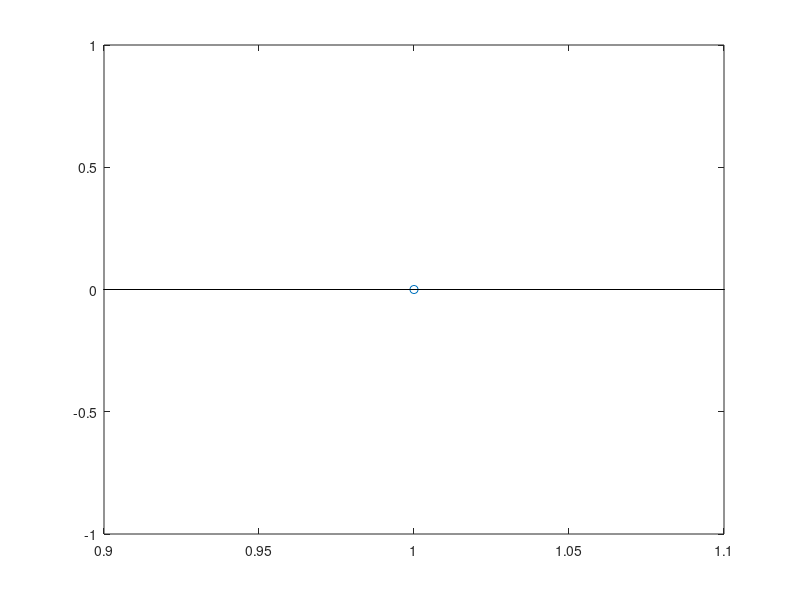
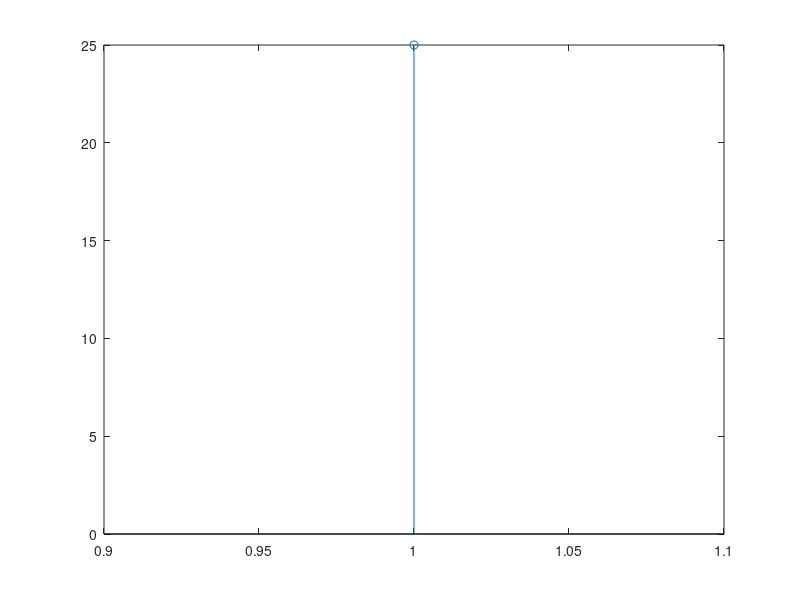

Write MATLAB code to recreate these figures, in order.
#Convolu��o por Vin�cius Franceschi

clear all;
#Solicita digita��o dos dois sinais
x = input("Digite o primeiro sinal discreto (em forma de vetor): ");
h = input("Digite o segundo sinal discreto (em forma de vetor): ");

#Guarda a quantidade de elementos de cada sinal digitado
len_x = length(x);
len_h = length(h);

#O tamanho do array resultante ser� a soma das dimens�es dos sinais menos 1
n = len_x + len_h - 1;                      
result = zeros(1,n);
range = 1:n;

for i = 0:n
  for j = 0:n
   if ((i-j+1) > 0 && (i-j+1) <= len_h && (j+1) < len_x)
    result(i+1) = result(i+1) + x(j+1) .* h(i-j+1);
   end
  end
end

#Mostra no console o resultado da convolu��o e plota o sinal discreto
disp("Resultado da minha convolucao")
disp(result)
stem(range, result)

#Compara��o com a fun��o conv do Octave para mostrar que resultado est� correto
figure
builtin_conv = conv(x,h);
disp("Convolucao feita pelo Octave")
disp(builtin_conv)
stem(builtin_conv)